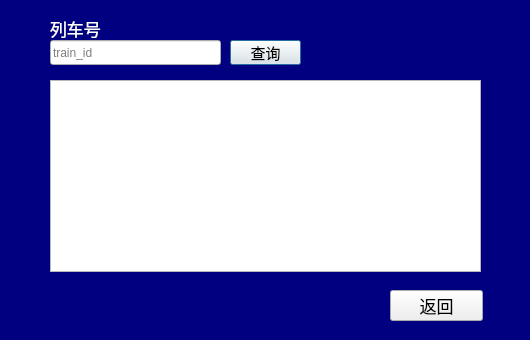
<?xml version="1.0" encoding="UTF-8"?>
<ui version="4.0">
 <class>modifyTrainDialog</class>
 <widget class="QDialog" name="modifyTrainDialog">
  <property name="geometry">
   <rect>
    <x>0</x>
    <y>0</y>
    <width>530</width>
    <height>340</height>
   </rect>
  </property>
  <property name="minimumSize">
   <size>
    <width>530</width>
    <height>340</height>
   </size>
  </property>
  <property name="maximumSize">
   <size>
    <width>530</width>
    <height>340</height>
   </size>
  </property>
  <property name="windowTitle">
   <string>queryTrain</string>
  </property>
  <property name="styleSheet">
   <string notr="true">
QLabel {
	font: 9pt &quot;幼圆&quot;;
	font-size:17px;
	color:black;
}

QPushButton {
	font: 9pt &quot;黑体&quot;;
	font-size:17px;
	color:black;
}
QDialog {
	background-color:navy;
}
QLabel {
	color:white;
}</string>
  </property>
  <widget class="QPushButton" name="pushButton">
   <property name="geometry">
    <rect>
     <x>230</x>
     <y>40</y>
     <width>71</width>
     <height>25</height>
    </rect>
   </property>
   <property name="styleSheet">
    <string notr="true">font-size:15px;</string>
   </property>
   <property name="text">
    <string>查询</string>
   </property>
  </widget>
  <widget class="QPushButton" name="pushButton_2">
   <property name="geometry">
    <rect>
     <x>390</x>
     <y>290</y>
     <width>93</width>
     <height>31</height>
    </rect>
   </property>
   <property name="text">
    <string>返回</string>
   </property>
  </widget>
  <widget class="QLabel" name="label">
   <property name="geometry">
    <rect>
     <x>50</x>
     <y>18</y>
     <width>72</width>
     <height>20</height>
    </rect>
   </property>
   <property name="text">
    <string>列车号</string>
   </property>
  </widget>
  <widget class="QLineEdit" name="train_idLineEdit">
   <property name="geometry">
    <rect>
     <x>50</x>
     <y>40</y>
     <width>171</width>
     <height>25</height>
    </rect>
   </property>
   <property name="placeholderText">
    <string>train_id</string>
   </property>
  </widget>
  <widget class="QTableWidget" name="tableWidget">
   <property name="geometry">
    <rect>
     <x>50</x>
     <y>80</y>
     <width>431</width>
     <height>192</height>
    </rect>
   </property>
   <property name="editTriggers">
    <set>QAbstractItemView::NoEditTriggers</set>
   </property>
  </widget>
 </widget>
 <resources/>
 <connections>
  <connection>
   <sender>pushButton_2</sender>
   <signal>clicked()</signal>
   <receiver>modifyTrainDialog</receiver>
   <slot>close()</slot>
   <hints>
    <hint type="sourcelabel">
     <x>328</x>
     <y>310</y>
    </hint>
    <hint type="destinationlabel">
     <x>506</x>
     <y>308</y>
    </hint>
   </hints>
  </connection>
 </connections>
</ui>
